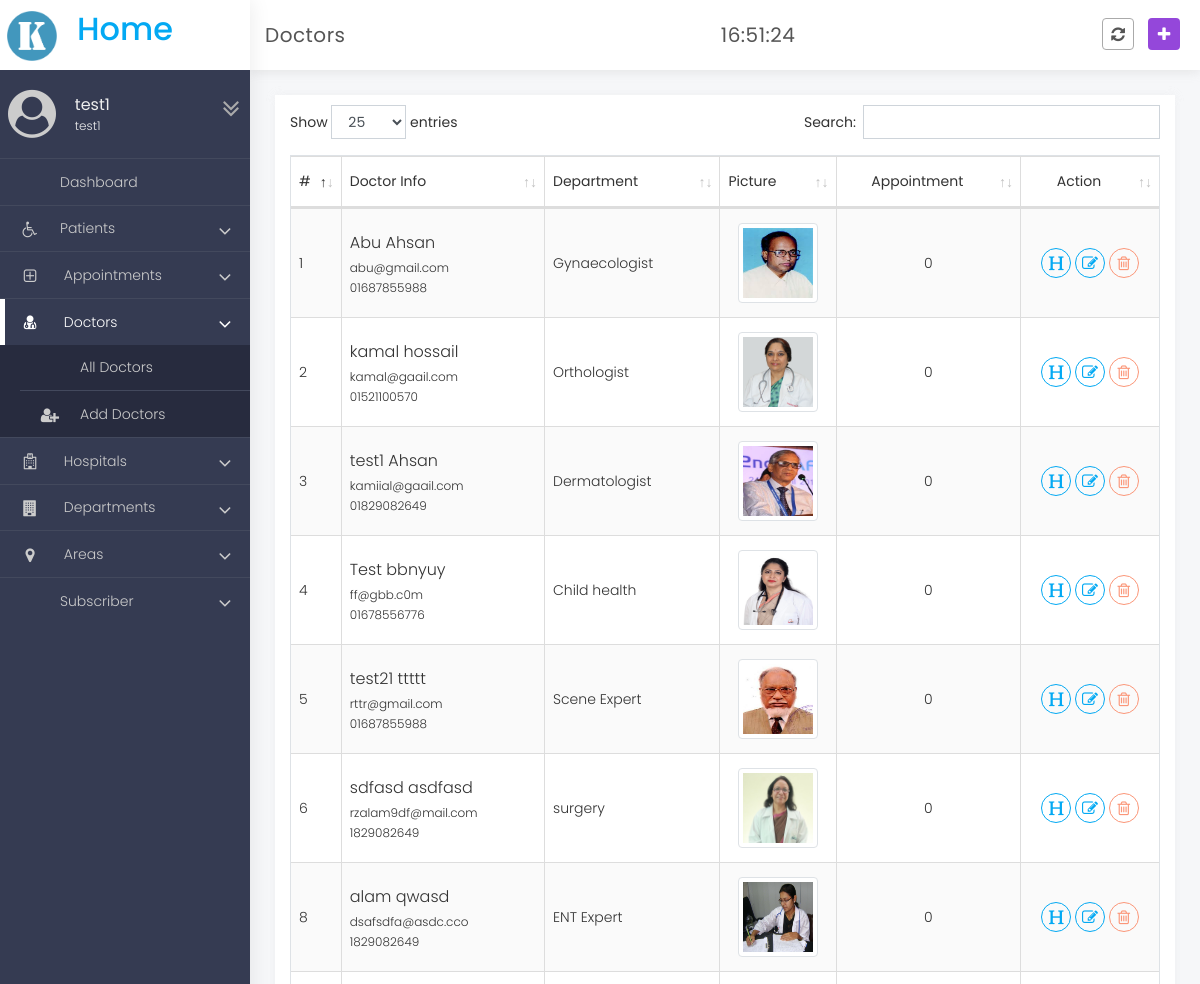
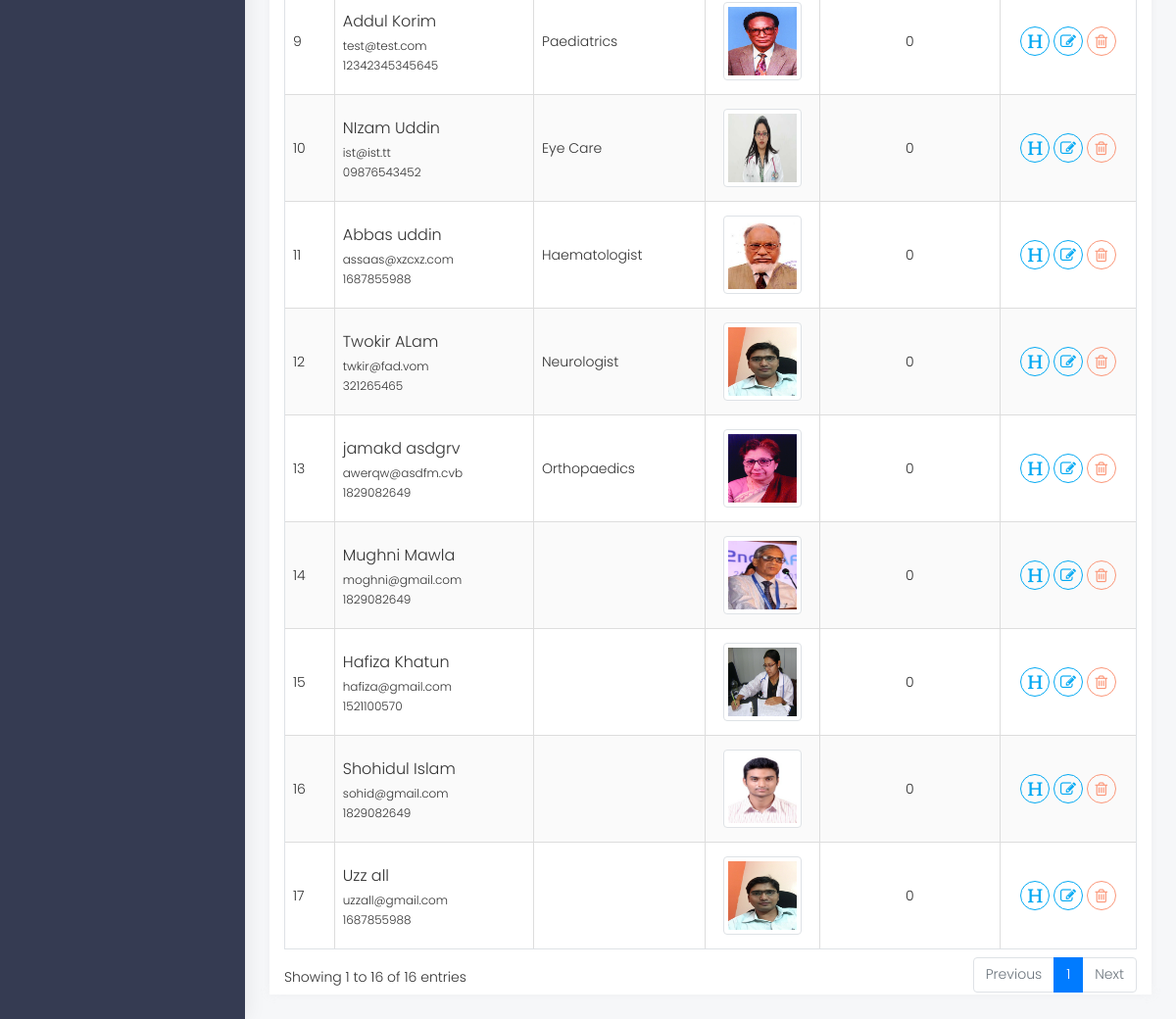
The app's page /admin/doctors.php (signed in) with its own data (2 pictures, top to bottom).
### tables this page shows
CREATE TABLE `doctors` (
  `id` int(30) NOT NULL,
  `first_name` varchar(20) NOT NULL,
  `last_name` varchar(20) NOT NULL,
  `email` varchar(30) NOT NULL,
  `phone` text NOT NULL,
  `gender` text NOT NULL,
  `age` int(30) DEFAULT NULL,
  `username` varchar(55) NOT NULL,
  `password` varchar(50) NOT NULL,
  `role_id` int(11) NOT NULL DEFAULT 3,
  `photo` text DEFAULT NULL,
  `degree` text DEFAULT NULL,
  `awards` text DEFAULT NULL,
  `department_id` int(18) NOT NULL,
  `position` varchar(50) DEFAULT NULL,
  `specialty` text DEFAULT NULL,
  `experience` varchar(50) NOT NULL,
  `hospital_id` int(10) NOT NULL,
  `start_appointment` text DEFAULT NULL,
  `end_appointment` text DEFAULT NULL,
  `time_slot` text DEFAULT NULL,
  `week_end` text DEFAULT NULL,
  `status` int(2) NOT NULL DEFAULT 0,
  `created_at` datetime NOT NULL,
  `updated_at` datetime NOT NULL
);

CREATE TABLE `departments` (
  `id` int(5) NOT NULL,
  `name` varchar(30) NOT NULL,
  `photo` text DEFAULT NULL,
  `name_adj` text NOT NULL,
  `details` text DEFAULT NULL
);

### admin/doctors.php (the view, shortened to what this page needs)
<?php include('include/header.php'); ?>
<?php include('include/navbar.php'); ?>
<?php require ('class/doctors.php')?>
<div class="page-container">
<div class="page-hdr">
	<div class="row">
		<div class="col-4 page-name">
			<h1><i class="fa fa-user-md"></i>Doctors</h1>
		</div>
        <div class="page-name col-3 text-right">
            <h1 id="time">Time</h1>
        </div>
		<div class="col-5 page-menu">
			<a id="cancel" href="doctors.php" data-toggle="tooltip" data-placement="left" title="Reload"><i class="fa fa-refresh"></i></a>
			<a href="add_doctors.php" data-toggle="tooltip" data-placement="left" title="Add Doctor"><i class="fa fa-plus"></i></a>
		</div>
	</div>
</div>
<div class="content">
	<div class="table-container">
		<table id="doctor-table" class="table table-bordered table-striped datatable-table">
			<thead>
				<tr class="table-heading">
					<th>#</th>
					<th>Doctor Info</th>
                    <th>Department</th>
                    <th>Picture</th>
					<th class="text-center">Appointment</th>
					<th class="table-action">Action</th>
				</tr>
			</thead>
			<tbody>
                <?php
                    $doctors = new doctors();
                    if (isset($_GET['hospital'])){
                        $id = $_GET['hospital'];
                        $result = $doctors->find_all_by_hosptalID($id);
                        if ($result->rowCount()==0){
                            header('Location: hospital.php');
                        }
                    }else{
                        $result = $doctors->all();
                    }
                    $docts = $result->fetchAll();
                    if ($result->rowCount()>0) {
                        foreach ($docts as $doct) {
                ?>
                <tr>
                <td class="table-srno"><?php echo $doct->id;?></td>
                <td>
                    <p class="font-16 margin-0"><?php echo $doct->first_name." ".$doct->last_name;?></p>
                    <p class="font-12 margin-0"><?php echo $doct->email;?></p>
                    <p class="font-12 margin-0"><?php echo $doct->phone;?></p>
                </td>
                <td>
                    <?php $doctors->doctor_dpt($doct->id); ?>
                </td>
                    <td class="table-img">
                        <img class="img-thumbnail" src="../public/uploads/<?php echo $doct->photo;?>" alt="">
                    </td>
                <td class="text-center">
                    <a href="appointment.php?doctor=<?php echo $doct->id;?>">
                        0
                    </a>
                </td>
                <td class="table-action">
                    <a href="include/make_admin.php?id=<?php echo $doct->id; ?>" class="btn btn-outline btn-info btn-outline-1x btn-circle" data-toggle="tooltip" title="Make Admin" onclick="return confirm('Are you sure you want to Make Admin this Doctor?');"><i class="fa fa-header"></i></a>
                    <a href="edit_doctor.php?id=<?php echo $doct->id; ?>" class="btn btn-outline btn-info btn-outline-1x btn-circle" data-toggle="tooltip" title="Edit"><i class="fa fa-pencil-square-o"></i></a>
                    <a href="doctors.php?delete=<?php echo $doct->id; ?>" class="btn btn-outline btn-danger btn-outline-1x btn-circle table-delete" data-toggle="tooltip" title="Delete" onclick="return confirm('Are you sure you want to delete this item?');">
                        <i class="fa fa-trash-o"></i>
                    </a>
                </td>
            </tr>
                <?php
                        }
                    }
                ?>
            </tbody>
		</table>
	</div>
</div>
    <?php include ('include/footer.php');?>

### admin/include/header.php (shortened to what this page needs)
<!DOCTYPE html>
<html lang="en">
<head>
    <link rel="stylesheet" href="public/font-awesome/css/font-awesome.min.css" />
    <link rel="stylesheet" href="https://cdnjs.cloudflare.com/ajax/libs/simple-line-icons/2.4.1/css/simple-line-icons.css">
    <link rel="stylesheet" href="public/css/fullcalendar.min.css" />
    <link rel="stylesheet" href="public/css/jquery-ui.min.css" />
    <link rel="stylesheet" href="public/css/bootstrap.min.css" />
    <link rel="stylesheet" href="public/css/datatables.min.css">
    <link rel="stylesheet" href="public/css/dropzone.min.css">
    <link rel="stylesheet" href="public/css/style.css" />
</head>

### admin/include/navbar.php (shortened to what this page needs)
<body onload="startTime()">
<div id="main-wrapper">
    <div id="menu-wrapper">
        <div id="menu-menu">
            <div id="logo">
                <div class="tbl-cell logo-icon">
                    <a href="#"><img src="public/images/icon.png" alt=""></a>
                </div>
                <div class="tbl-cell">
                    <a href="../index.php"><h2 class="text-info"><b>Home</b></h2></a>
                </div>
            </div>
            <div class="menu-user">
                <div class="menu-user-icon">
                    <a href="profile.php">
                        <i class="fa fa-user-circle"></i>
                    </a>
                </div>
                <div class="menu-user-info"><a href="profile.php">
                    <p><?php echo $_SESSION['admin_name'];?></p>
                    <p><?php echo $_SESSION['admin_first_name'];
                        echo $_SESSION['admin_last_name'];?></p></a>
<div class="menu-user-dropdown">
    <i class="fa fa-angle-double-down fa-2x" id="menu-user-drop" data-toggle="dropdown" aria-haspopup="true" aria-expanded="true"></i>
</div>
</div>
</div>
<ul>
    <li id="dashboard-li">
        <a href="index.php"><span>Dashboard</span></a></li>
    <li id="patient-li">
        <a class="menu-dropdown active-danger">
            <i class="fa fa-wheelchair"></i><span>Patients</span><i class="fa fa-angle-down"></i>
        </a>
    </li>
    <li id="appointment-li">
        <a class="menu-dropdown">
            <i class="fa fa-plus-square-o"></i>
            <span>Appointments</span>
            <i class="fa fa-angle-down"></i>
        </a>
    </li>
    <li id="doctor-li">
        <a class="menu-dropdown"><i class="fa fa-user-md"></i>
            <span>Doctors</span><i class="fa fa-angle-down"></i></a>
        <ul id="doctor" class="sub-menu">
            <li id="menu_page">
                <a href="doctors.php"><i class="icon-people"></i><span>All Doctors</span></a>
            </li>
            <li id="home_page">
                <a href="add_doctors.php"><i class="fa fa-user-plus"></i><span>Add Doctors</span></a>
            </li>
        </ul>
    </li>
    <li id="hospital-li">
        <a class="menu-dropdown"><i class="fa fa-hospital-o"></i>
            <span>Hospitals</span><i class="fa fa-angle-down"></i></a>
    </li>
    <li id="department-li">
        <a class="menu-dropdown"><i class="fa fa-building"></i>
            <span>Departments</span><i class="fa fa-angle-down"></i></a>
    </li>
    <li id="area-li">
        <a class="menu-dropdown"><i class="fa fa-map-marker"></i>
            <span>Areas</span><i class="fa fa-angle-down"></i></a>
    </li>
    <li id="user-li">
        <a class="menu-dropdown"><i class="icon-people"></i><span>Subscriber </span><i class="fa fa-angle-down"></i></a>
    </li>
</ul>
</div>
</div>

### admin/class/doctors.php (shortened to what this page needs)
<?php
class doctors
{
    function all(){
        global $pdo;
        $sql = "SELECT * FROM doctors";
        $result = $pdo->prepare($sql);
        $result->execute();
        return $result;
    }
    function doctor_dpt($id){
        global  $pdo;
        $sql2 = "SELECT * FROM departments WHERE id = :id";
        $r = $pdo->prepare($sql2);
        $r->execute(['id'=>$id]);
        $dpts = $r->fetchAll();
        foreach ($dpts as $dpt){
            echo $dpt->name_adj;
        }
    }
}

### admin/include/footer.php (shortened to what this page needs)
</div>
</div>
</body>
</html>

### records on screen
doctors: id "1", first_name "Abu", last_name "Ahsan", email "abu@gmail.com", phone "01687855988", photo (picture)
departments: name_adj "Gynaecologist"
doctors: id "2", first_name "kamal", last_name "hossail", email "kamal@gaail.com", phone "01521100570", photo (picture)
departments: name_adj "Orthologist"
doctors: id "3", first_name "test1", last_name "Ahsan", email "kamiial@gaail.com", phone "01829082649", photo (picture)
departments: name_adj "Dermatologist"
doctors: id "4", first_name "Test", last_name "bbnyuy", email "ff@gbb.c0m", phone "01678556776", photo (picture)
departments: name_adj "Child health"
doctors: id "5", first_name "test21", last_name "ttttt", email "rttr@gmail.com", phone "01687855988", photo (picture)
departments: name_adj "Scene Expert"
doctors: id "6", first_name "sdfasd", last_name "asdfasd", email "rzalam9df@mail.com", phone "1829082649", photo (picture)
departments: name_adj "surgery"
doctors: id "8", first_name "alam", last_name "qwasd", email "dsafsdfa@asdc.cco", phone "1829082649", photo (picture)
departments: name_adj "ENT Expert"
doctors: id "9", first_name "Addul", last_name "Korim", email "test@test.com", phone "12342345345645", photo (picture)
departments: name_adj "Paediatrics"
doctors: id "10", first_name "NIzam", last_name "Uddin", email "ist@ist.tt", phone "09876543452", photo (picture)
departments: name_adj "Eye Care"
doctors: id "11", first_name "Abbas", last_name "uddin", email "assaas@xzcxz.com", phone "1687855988", photo (picture)
departments: name_adj "Haematologist"
doctors: id "12", first_name "Twokir", last_name "ALam", email "twkir@fad.vom", phone "321265465", photo (picture)
departments: name_adj "Neurologist"
doctors: id "13", first_name "jamakd", last_name "asdgrv", email "awerqw@asdfm.cvb", phone "1829082649", photo (picture)
departments: name_adj "Orthopaedics"
doctors: id "14", first_name "Mughni", last_name "Mawla", email "moghni@gmail.com", phone "1829082649", photo (picture)
doctors: id "15", first_name "Hafiza", last_name "Khatun", email "hafiza@gmail.com", phone "1521100570", photo (picture)
doctors: id "16", first_name "Shohidul", last_name "Islam", email "sohid@gmail.com", phone "1829082649", photo (picture)
doctors: id "17", first_name "Uzz", last_name "all", email "uzzall@gmail.com", phone "1687855988", photo (picture)

### other values on screen
$_SESSION['admin_name'] "test1"
$_SESSION['admin_first_name'] "test1"
